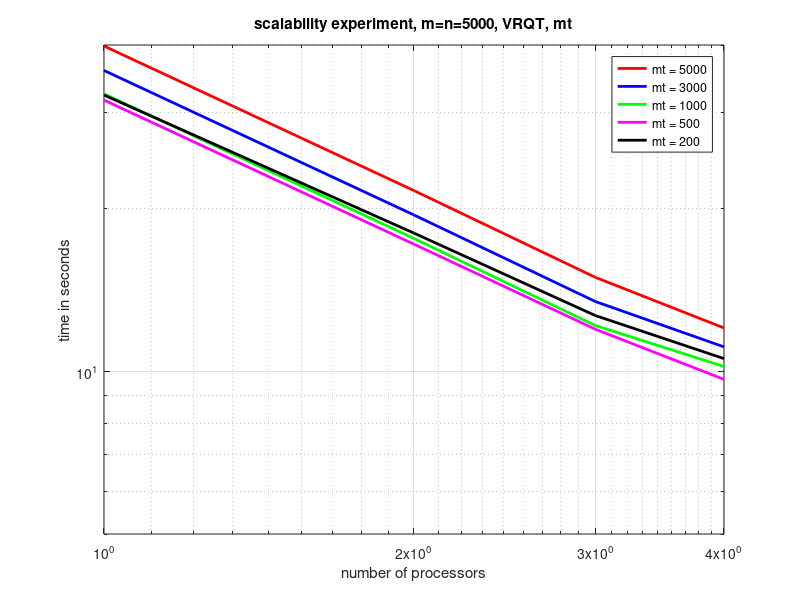
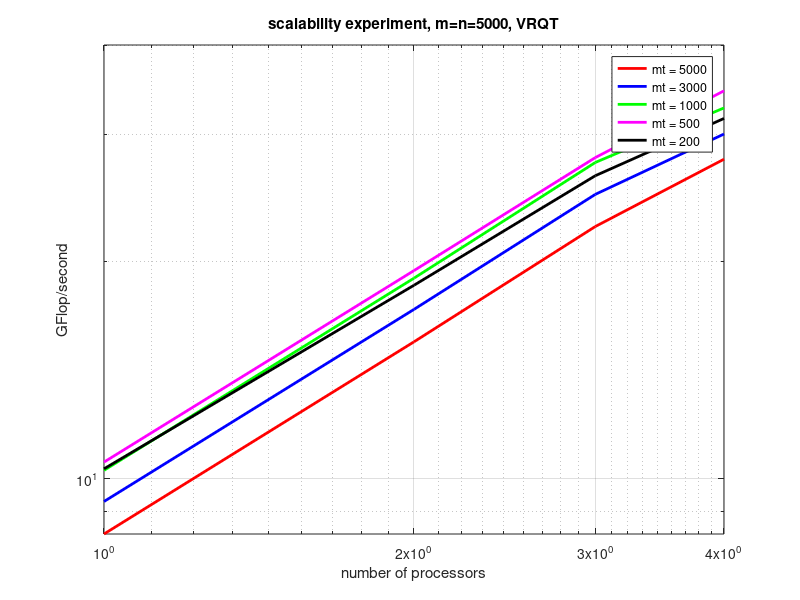

These charts were generated, in order, by the following MATLAB code:
   clear
   close all
   X = load('test_timing_w03_l0__square__1thread.dat');
   m = X(:,2);
   perf = X(:,6);
   Y = load('test_timing_w03_l0__square__2threads.dat');
   m = Y(:,2);
   perf = Y(:,6);
   T = load('test_timing_w03_l0__square__3threads.dat');
   m = T(:,2);
   perf = T(:,6);
   Z = load('test_timing_w03_l0__square__4threads.dat');
   m = Z(:,2);
   perf = Z(:,6);

   ax = axes;
   loglog( [1 2 3 4 ], [ X(15,6) Y(15,6) T(15,6) Z(15,6) ], 'r', 'LineWidth', 2); hold on;
   %loglog( [1 2 3 4 ], [ X(15,6) X(15,6)/2 X(15,6)/3 X(15,6)/4 ], 'r--', 'LineWidth', 2); hold on;
   loglog( [1 2 3 4 ], [ X(13,6) Y(13,6) T(13,6) Z(13,6) ], 'b', 'LineWidth', 2); hold on;
   loglog( [1 2 3 4 ], [ X(10,6) Y(10,6) T(10,6) Z(10,6) ], 'g', 'LineWidth', 2); hold on;
   loglog( [1 2 3 4 ], [ X(5,6) Y(5,6) T(5,6) Z(5,6) ], 'm', 'LineWidth', 2); hold on;
   loglog( [1 2 3 4 ], [ X(2,6) Y(2,6) T(2,6) Z(2,6) ], 'k', 'LineWidth', 2); hold on;
   %loglog( [1 2 3 4 ], [ X(1,6) Y(1,6) T(1,6) Z(1,6) ], 'm', 'LineWidth', 2); hold on;
   %loglog( [1 2 3 4 ], [ X(1,6) X(1,6)/2 X(1,6)/3 X(1,6)/4 ], 'm--', 'LineWidth', 2); hold on;
   grid on
   set( ax, 'XTick',[ 1 2 3 4]);
   axis([1 4 5 40])

   legend
   legend('mt = 5000','mt = 3000','mt = 1000','mt = 500','mt = 200')
   title('scalability experiment, m=n=5000, VRQT, mt')
   xlabel('number of processors')
   ylabel('time in seconds')

   figure
   ax = axes;
   loglog( [1 2 3 4 ], [ X(15,7) Y(15,7) T(15,7) Z(15,7) ], 'r', 'LineWidth', 2); hold on;
   %loglog( [1 2 3 4 ], [ X(15,7) 2*X(15,7) 3*X(15,7) 4*X(15,7) ], 'r--', 'LineWidth', 2); hold on;
   loglog( [1 2 3 4 ], [ X(13,7) Y(13,7) T(13,7) Z(13,7) ], 'b', 'LineWidth', 2); hold on;
   loglog( [1 2 3 4 ], [ X(10,7) Y(10,7) T(10,7) Z(10,7) ], 'g', 'LineWidth', 2); hold on;
   loglog( [1 2 3 4 ], [ X(5,7) Y(5,7) T(5,7) Z(5,7) ], 'm', 'LineWidth', 2); hold on;
   loglog( [1 2 3 4 ], [ X(2,7) Y(2,7) T(2,7) Z(2,7) ], 'k', 'LineWidth', 2); hold on;
   %loglog( [1 2 3 4 ], [ X(1,7) Y(1,7) T(1,7) Z(1,7) ], 'r', 'LineWidth', 2); hold on;
   %loglog( [1 2 3 4 ], [ X(1,7) X(1,7)/2 X(1,7)/3 X(1,7)/4 ], 'r--', 'LineWidth', 2); hold on;
   grid on
   set( ax, 'XTick',[ 1 2 3 4]);
   axis([1 4 0 40])

   legend
   legend('mt = 5000','mt = 3000','mt = 1000','mt = 500','mt = 200')
   title('scalability experiment, m=n=5000, VRQT')
   xlabel('number of processors')
   ylabel('GFlop/second')

